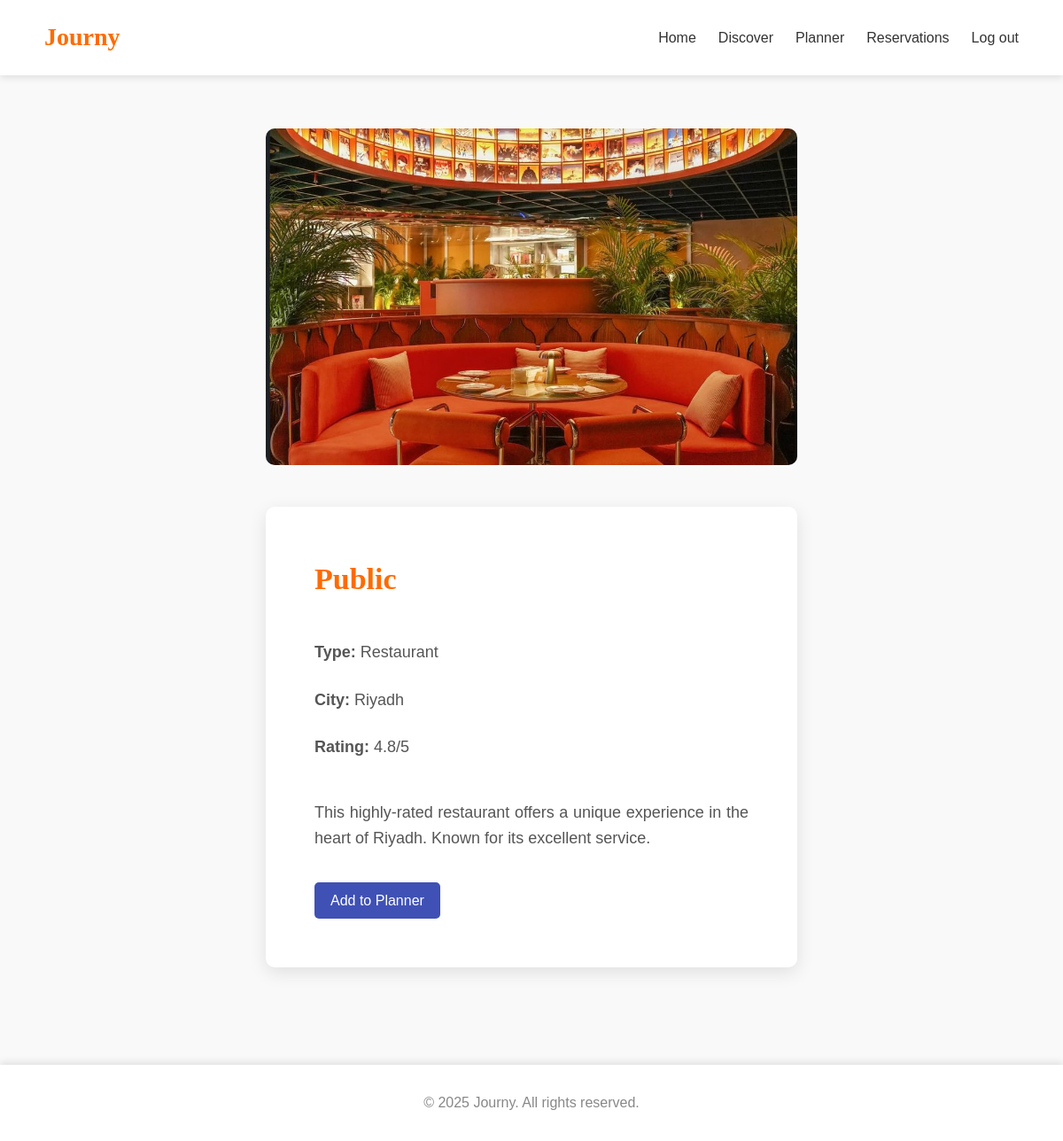
The app's page /place-details.php?id=3 with its own data.
### tables this page shows
CREATE TABLE `places` (
  `PlaceID` int(11) NOT NULL,
  `EventID` int(11) DEFAULT NULL,
  `Name` varchar(255) NOT NULL,
  `Type` enum('Hotel','Restaurant','Other') NOT NULL,
  `City` varchar(100) NOT NULL,
  `DistanceFromEvent` decimal(5,2) DEFAULT NULL,
  `PriceRange` enum('$','$$','$$$') DEFAULT '$$',
  `Rating` decimal(2,1) DEFAULT '0.0',
  `LocallyOwned` tinyint(1) DEFAULT '0',
  `ImageURL` varchar(255) DEFAULT NULL
);

### place-details.php (the view, shortened to what this page needs)
<?php
include 'db_config.php';
$place = null;
$place_id = $_GET['id'];
$sql_place = "SELECT * FROM Places WHERE PlaceID = ?";
if ($stmt = mysqli_prepare($link, $sql_place)) {
    mysqli_stmt_bind_param($stmt, "i", $place_id);
    if (mysqli_stmt_execute($stmt)) {
        $result = mysqli_stmt_get_result($stmt);
        if (mysqli_num_rows($result) == 1) {
            $place = mysqli_fetch_assoc($result);
        } else {
            header("Location: index.php");
            exit();
        }
    }
}
?>
<!DOCTYPE html>
<html lang="en">
<head>
<link rel="stylesheet" href="style.css">
</head>
<body>
<header>
  <nav>
    <div class="logo">Journy</div>
    <ul class="nav-links">
      <li><a href="index.php">Home</a></li>
      <li><a href="discover.html">Discover</a></li>
      <li><a href="planner.html">Planner</a></li>
      <li><a href="reservations.html">Reservations</a></li>
      <li><a href="login.html">Log out</a></li>
    </ul>
  </nav>
</header>
<main>
  <section class="place-container">
    <div class="place-image-area">
        <img src="<?php echo htmlspecialchars($place['ImageURL'] ?? 'image/placeholder.png'); ?>" alt="<?php echo htmlspecialchars($place['Name']); ?>">
    </div>
    <div class="card place-details-card">
      <h3 style="color:#ff6b00;font-size:34px;font-family:'Playfair Display',serif;margin-bottom:25px;"><?php echo htmlspecialchars($place['Name']); ?></h3>
      <p style="font-size:18px;margin-bottom:10px;"><strong>Type:</strong> <?php echo htmlspecialchars($place['Type']); ?></p>
      <p style="font-size:18px;margin-bottom:10px;"><strong>City:</strong> <?php echo htmlspecialchars($place['City']); ?></p>
      <p style="font-size:18px;margin-bottom:30px;"><strong>Rating:</strong> <?php echo htmlspecialchars($place['Rating']); ?>/5</p>
      <p style="font-size:18px;margin-bottom:20px;text-align:justify;">
        This highly-rated <?php echo strtolower(htmlspecialchars($place['Type'])); ?> offers a unique experience in the heart of <?php echo htmlspecialchars($place['City']); ?>. Known for its excellent service.
      </p>
      <a href="planner.html" class="btn-small" style="background-color: #3f51b5;">Add to Planner</a>
    </div>
  </section>
</main>
<footer>
  <p>&copy; 2025 Journy. All rights reserved.</p>
</footer>
</body>
</html>

### style.css (style rules this page uses)
* { margin:0; padding:0; box-sizing:border-box; }
body { font-family: 'Poppins', sans-serif; background-color:#f9f9f9; color:#333; line-height:1.6; }
header { position: relative; }
nav { display:flex; justify-content:space-between; align-items:center; padding:20px 50px; background:#fff; box-shadow:0 3px 8px rgba(0,0,0,0.1); position:sticky; top:0; z-index:1000; }
nav .logo { font-family:'Playfair Display', serif; font-size:28px; color:#ff6b00; font-weight:bold; }
nav .nav-links { list-style:none; display:flex; gap:25px; }
nav .nav-links li a { text-decoration:none; color:#333; font-weight:500; transition:0.3s; }
.card { background:#fff; border-radius:10px; overflow:hidden; box-shadow:0 6px 20px rgba(0,0,0,0.1); transition:0.3s; width:300px; }
.card h3 { padding:15px; font-family:'Playfair Display', serif; color:#ff6b00; }
.card p { padding:0 15px 15px; color:#555; }
.btn-small { display:inline-block; margin:0 15px 15px; padding:8px 18px; background:#ff6b00; color:#fff; border-radius:5px; text-decoration:none; transition:0.3s; }
section { padding: 60px 50px; }
.card { background: #fff; border-radius: 10px; overflow: hidden; box-shadow: 0 6px 20px rgba(0,0,0,0.1); transition: 0.3s; width: 270px; }
.card h3 { padding: 15px; font-family: 'Playfair Display', serif; color: #ff6b00; }
.card p { padding: 0 15px 15px; color: #555; }
.btn-small { display: inline-block; margin: 0 15px 15px; padding: 8px 18px; background: #ff6b00; color: #fff; border-radius: 5px; text-decoration: none; transition: 0.3s; }
footer { text-align:center; padding:30px; background:#fff; color:#888; box-shadow:0 -3px 8px rgba(0,0,0,0.1); margin-top:50px; }

### place-details.php (style rules this page uses)
.place-container { padding: 60px 100px; max-width: 1400px; margin: auto; display: flex; flex-wrap: wrap; gap: 40px; align-items: flex-start; justify-content: center; }
.place-image-area { flex: 1; min-width: 500px; max-width: 600px; }
.place-details-card { flex: 1; min-width: 500px; max-width: 600px; padding: 40px; }
.place-image-area img { border-radius: 10px; height: 380px; width: 100%; object-fit: cover; }

### records on screen
places: ImageURL (picture), Name "Public", Type "Restaurant", City "Riyadh", Rating "4.8", Type "restaurant"
